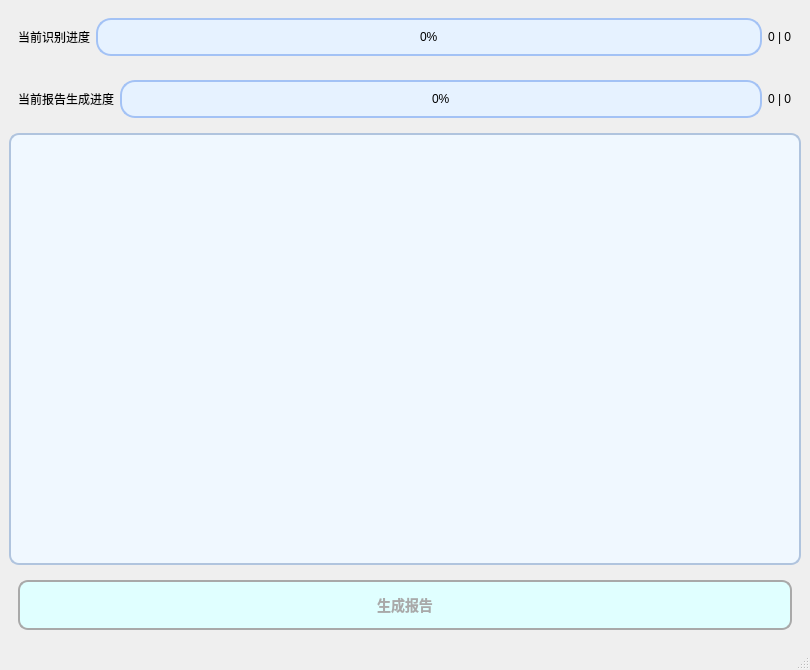
<?xml version="1.0" encoding="UTF-8"?>
<ui version="4.0">
 <class>ProcessingWindow</class>
 <widget class="QMainWindow" name="ProcessingWindow">
  <property name="geometry">
   <rect>
    <x>0</x>
    <y>0</y>
    <width>810</width>
    <height>670</height>
   </rect>
  </property>
  <property name="windowTitle">
   <string>报告进度</string>
  </property>
  <widget class="QWidget" name="centralwidget">
   <layout class="QVBoxLayout" name="verticalLayout_2">
    <item>
     <widget class="QWidget" name="widget_detection" native="true">
      <layout class="QHBoxLayout" name="horizontalLayout">
       <item>
        <widget class="QLabel" name="label_recognize_info">
         <property name="text">
          <string>当前识别进度</string>
         </property>
        </widget>
       </item>
       <item>
        <widget class="QProgressBar" name="recognize_progressBar">
         <property name="styleSheet">
          <string notr="true">QProgressBar {
    text-align: center;
    height: 30px;
    border-radius: 15px;
    background: #e6f2ff;  /* 背景颜色：淡蓝色 */
    border: 2px solid #a3c2f5;  /* 边框颜色：深一些的蓝色 */
    padding: 2px;
}

QProgressBar::chunk {
    border-radius: 15px;
    background: qlineargradient(spread:pad, x1:0, y1:0, x2:1, y2:0, 
                                stop:0 rgba(173, 216, 230, 255), 
                                stop:0.5 rgba(135, 206, 250, 255), 
                                stop:1 rgba(0, 191, 255, 255));  /* 淡蓝色到亮蓝色的渐变 */
    margin: 0px;
}

QProgressBar:focus {
    border: 2px solid #3399ff;  /* 获得焦点时的边框颜色 */
}

QPushButton {
    background-color: #b3d9ff;
    border: 2px solid #66a3ff;
    border-radius: 10px;
    padding: 10px;
    color: #333333;
    font-size: 16px;
}

QPushButton:hover {
    background-color: #80c4ff;
}
</string>
         </property>
         <property name="maximum">
          <number>100</number>
         </property>
         <property name="value">
          <number>0</number>
         </property>
        </widget>
       </item>
       <item>
        <widget class="QLabel" name="label_show_recognize_left">
         <property name="text">
          <string>0 | 0</string>
         </property>
        </widget>
       </item>
      </layout>
     </widget>
    </item>
    <item>
     <widget class="QWidget" name="widget_detection_2" native="true">
      <layout class="QHBoxLayout" name="horizontalLayout_2">
       <item>
        <widget class="QLabel" name="label_summon_info">
         <property name="text">
          <string>当前报告生成进度</string>
         </property>
        </widget>
       </item>
       <item>
        <widget class="QProgressBar" name="summon_progressBar">
         <property name="styleSheet">
          <string notr="true">QProgressBar {
    text-align: center;
    height: 30px;
    border-radius: 15px;
    background: #e6f2ff;  /* 背景颜色：淡蓝色 */
    border: 2px solid #a3c2f5;  /* 边框颜色：深一些的蓝色 */
    padding: 2px;
}

QProgressBar::chunk {
    border-radius: 15px;
    background: qlineargradient(spread:pad, x1:0, y1:0, x2:1, y2:0, 
                                stop:0 rgba(173, 216, 230, 255), 
                                stop:0.5 rgba(135, 206, 250, 255), 
                                stop:1 rgba(0, 191, 255, 255));  /* 淡蓝色到亮蓝色的渐变 */
    margin: 0px;
}

QProgressBar:focus {
    border: 2px solid #3399ff;  /* 获得焦点时的边框颜色 */
}

QPushButton {
    background-color: #b3d9ff;
    border: 2px solid #66a3ff;
    border-radius: 10px;
    padding: 10px;
    color: #333333;
    font-size: 16px;
}

QPushButton:hover {
    background-color: #80c4ff;
}
</string>
         </property>
         <property name="maximum">
          <number>100</number>
         </property>
         <property name="value">
          <number>0</number>
         </property>
        </widget>
       </item>
       <item>
        <widget class="QLabel" name="label_summon_show_left">
         <property name="text">
          <string>0 | 0</string>
         </property>
        </widget>
       </item>
      </layout>
     </widget>
    </item>
    <item>
     <widget class="QTextBrowser" name="result_show">
      <property name="styleSheet">
       <string notr="true">QTextBrowser {
    border: 2px solid #B0C4DE;
    border-radius: 10px;
    background: #F0F8FF;
    color: #4682B4;
    font-size: 14px;
    padding: 10px;
    selection-background-color: #87CEEB;
    selection-color: white;
}

QTextBrowser:disabled {
    background: #E0FFFF;
    color: #A9A9A9;
    border: 2px solid #A9A9A9;
}

QTextBrowser:focus {
    border: 2px solid #ADD8E6;
}
</string>
      </property>
     </widget>
    </item>
    <item>
     <widget class="QWidget" name="widget_operate" native="true">
      <layout class="QVBoxLayout" name="verticalLayout">
       <item>
        <widget class="QPushButton" name="btn_continue_summon_report">
         <property name="enabled">
          <bool>false</bool>
         </property>
         <property name="minimumSize">
          <size>
           <width>0</width>
           <height>50</height>
          </size>
         </property>
         <property name="styleSheet">
          <string notr="true">QPushButton {
    border: 2px solid #B0C4DE;
    border-radius: 10px;
    background: #F0F8FF;
    color: #4682B4;
    font-weight: bold;
    font-size: 14px;
    padding: 6px 12px;
    text-align: center;
    cursor: pointer;
}

QPushButton:hover {
    background: #E0FFFF;
    border: 2px solid #87CEEB;
}

QPushButton:pressed {
    background: #87CEEB;
    border: 2px solid #4682B4;
    color: white;
}

QPushButton:disabled {
    background: #E0FFFF;
    color: #A9A9A9;
    border: 2px solid #A9A9A9;
}

QPushButton:focus {
    border: 2px solid #ADD8E6;
}
</string>
         </property>
         <property name="text">
          <string>生成报告</string>
         </property>
        </widget>
       </item>
      </layout>
     </widget>
    </item>
   </layout>
  </widget>
  <widget class="QMenuBar" name="menubar">
   <property name="geometry">
    <rect>
     <x>0</x>
     <y>0</y>
     <width>810</width>
     <height>33</height>
    </rect>
   </property>
  </widget>
  <widget class="QStatusBar" name="statusbar"/>
 </widget>
 <resources/>
 <connections/>
</ui>
